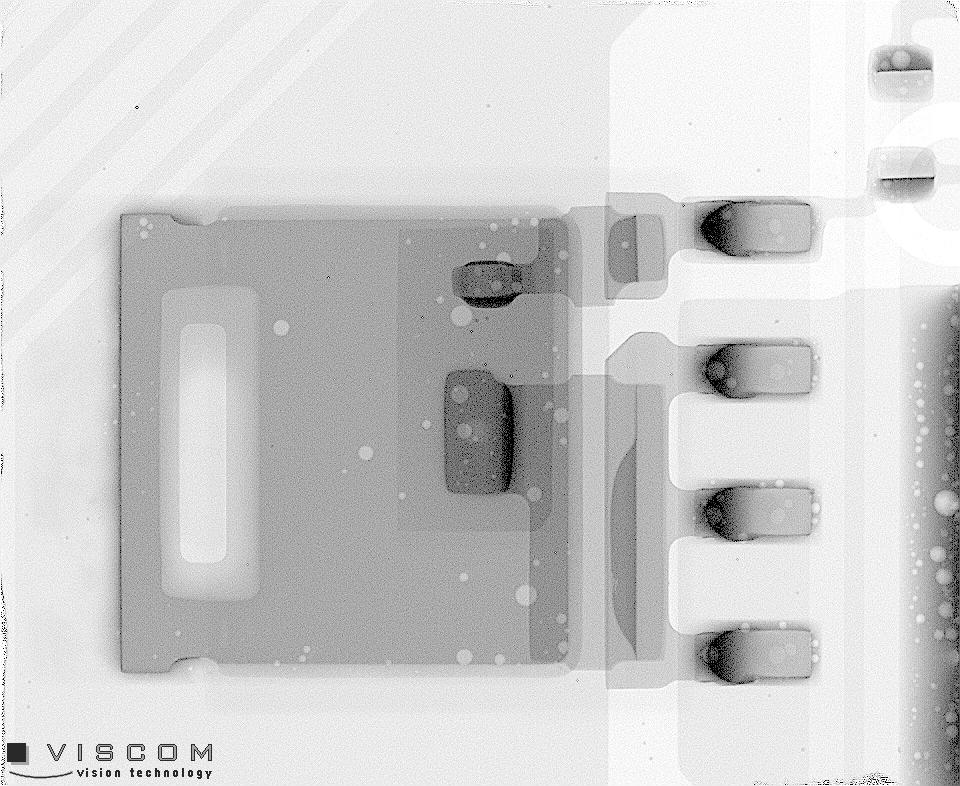
#> input picture images/input/06Q1_bmp.rf.7206198fb9abe1422715d1a1bbd80080.jpg, 960 x 786 px; its folder holds only this picture in this run
$ python -i utils.py   (imports and definitions only)
#> lines starting #> are read from the running program, lines starting #| are printed output that depends on the picture; after the words box and inside, x2 and y2 are one past the last pixel; in counts of white or black regions, pixels touching at a corner belong together
#> further down, picture is the input picture: shape (786, 960); min 0, max 255, mean 206.2
import os
import cv2
import numpy as np
from config import *


def create_directory(path):
    os.makedirs(path, exist_ok=True)

# [5 lines left out: function load_image, not called in this run]

def to_grayscale(image):
    return cv2.cvtColor(image, cv2.COLOR_BGR2GRAY)

def save_image(path, image):
    cv2.imwrite(path, image)


# ---------------------------------------------------------------
# STAGE 1: Solder segmentation
# ---------------------------------------------------------------

def segment_solders(gray):
    blurred = cv2.GaussianBlur(gray, SOLDER_BLUR_KERNEL, 0)
    _, binary = cv2.threshold(blurred, 0, 255, cv2.THRESH_BINARY_INV + cv2.THRESH_OTSU)
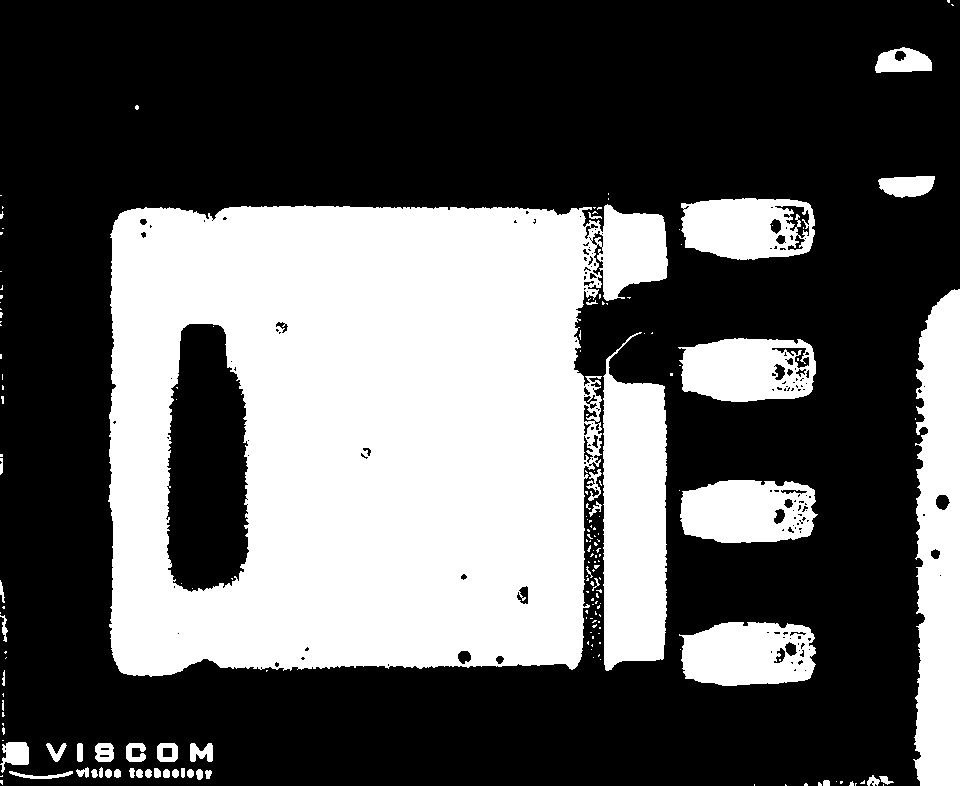
#> binary: shape (786, 960); 36.5% white; 182 white regions (136 under 20 px), largest, box (x1, y1, x2, y2) and area: (108, 204, 668, 677) 204311, (913, 289, 960, 786) 19612, (603, 332, 667, 671) 17550
    kernel = cv2.getStructuringElement(cv2.MORPH_ELLIPSE, SOLDER_MORPH_KERNEL)
    binary = cv2.morphologyEx(binary, cv2.MORPH_CLOSE, kernel, iterations=2)
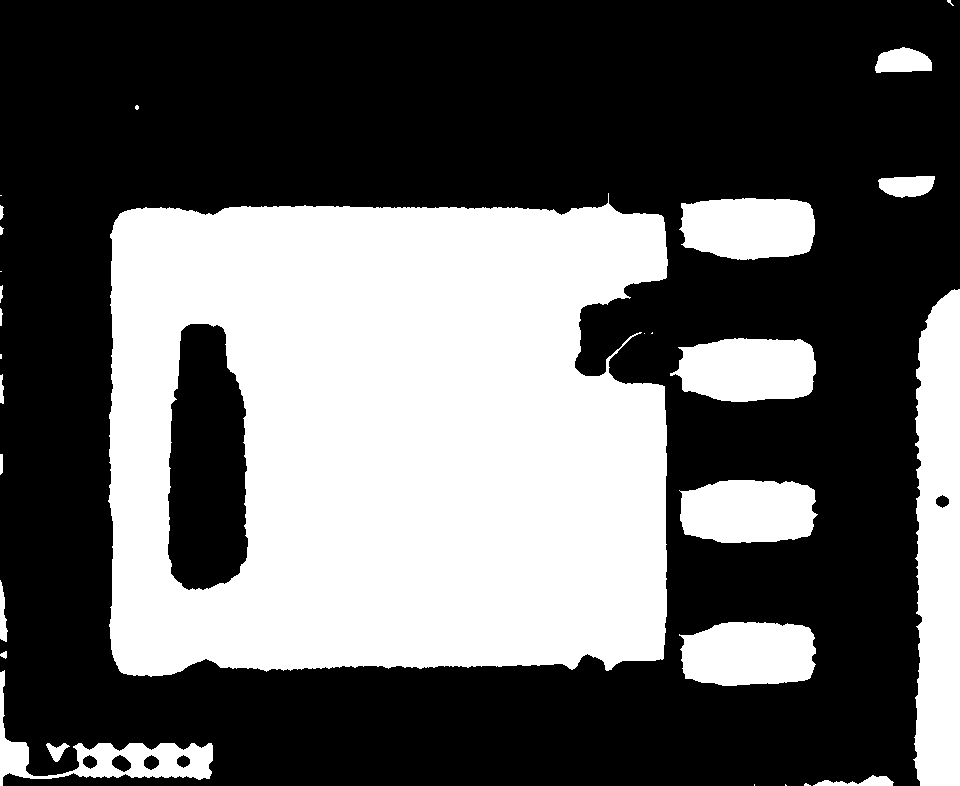
#> binary: shape (786, 960); 38.1% white; 29 white regions (10 under 20 px), largest, box (x1, y1, x2, y2) and area: (108, 193, 668, 677) 229152, (913, 289, 960, 786) 20204, (670, 338, 816, 402) 7596
    binary = cv2.morphologyEx(binary, cv2.MORPH_OPEN, kernel, iterations=1)
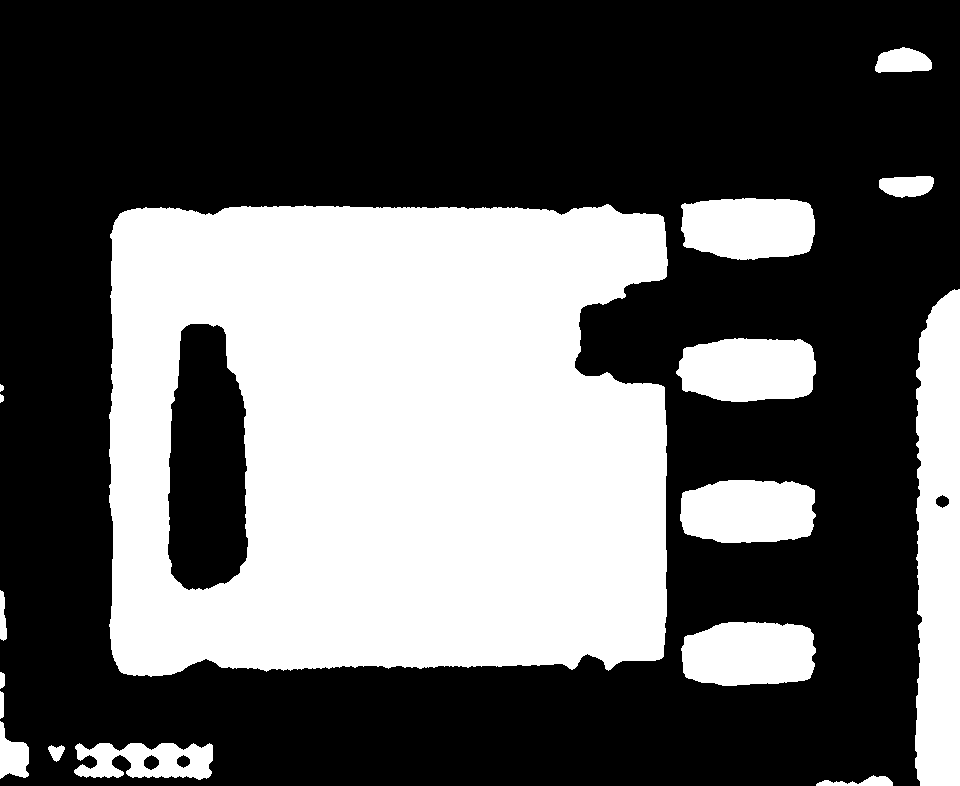
#> binary: shape (786, 960); 38% white; 17 white regions
    contours, _ = cv2.findContours(binary, cv2.RETR_EXTERNAL, cv2.CHAIN_APPROX_SIMPLE)
#> contours = 17 contours, 2 with area under 20; largest, box (x1, y1, x2, y2) and area: (109, 204, 668, 677) 245517, (915, 289, 960, 786) 19756, (676, 338, 816, 402) 7386, (680, 480, 816, 543) 7290, (681, 622, 816, 686) 7280
    img_h, img_w = gray.shape[:2]
#> img_h = 786; img_w = 960
    solders = []
    for c in contours:
        area = cv2.contourArea(c)
        if not (SOLDER_MIN_AREA <= area <= SOLDER_MAX_AREA):
            continue
        x, y, cw, ch = cv2.boundingRect(c)
        touches_border = (x <= BORDER_MARGIN or y <= BORDER_MARGIN or
                          x + cw >= img_w - BORDER_MARGIN or
                          y + ch >= img_h - BORDER_MARGIN)
        if touches_border and area < SOLDER_MIN_AREA_BORDER_TOUCH:
            continue
        if touches_border:
            perimeter = cv2.arcLength(c, True)
            border_circ = (4 * np.pi * area) / (perimeter ** 2) if perimeter > 0 else 0
            if border_circ < SOLDER_MIN_CIRCULARITY_BORDER:
                continue
            tmp2 = np.zeros(gray.shape, dtype=np.uint8)
            cv2.drawContours(tmp2, [c], -1, 255, -1)
            if gray[tmp2 == 255].mean() > 115:
                continue
            _, _, cw2, ch2 = cv2.boundingRect(c)
            aspect = max(cw2, ch2) / (min(cw2, ch2) + 1e-5)
            if aspect > SOLDER_MAX_ASPECT_BORDER:
                continue
        spans_full_extent = (ch >= BORDER_SPAN_FRACTION * img_h or cw >= BORDER_SPAN_FRACTION * img_w)
        if touches_border and spans_full_extent:
            continue
        hull = cv2.convexHull(c)
        hull_area = cv2.contourArea(hull)
        solidity = area / hull_area if hull_area > 0 else 0
        if solidity < SOLDER_MIN_SOLIDITY:
            continue
        tmp = np.zeros(gray.shape, dtype=np.uint8)
        cv2.drawContours(tmp, [c], -1, 255, -1)
        roi_pixels = gray[tmp == 255]
        mean_val = roi_pixels.mean()
        bright_ratio = np.sum(roi_pixels > 200) / roi_pixels.size
        if mean_val > SOLDER_MAX_MEAN_BRIGHTNESS or bright_ratio > SOLDER_BRIGHT_PIXEL_RATIO:
            continue
        solders.append(c)
#> this loop made 17 passes
#> (area, x, y, cw, ch, touches_border, perimeter, border_circ) on pass 13: (19756, 915, 289, 45, 497, True, 1099.5, 0.205)
#> (area, x, y, cw, ch, touches_border, spans_full_extent, hull_area) on passes 7, 9, 12, 14, 15, 16: (7280, 681, 622, 135, 64, False, False, 7518), (7290.5, 680, 480, 136, 63, False, False, 7523.5), (7385.5, 676, 338, 140, 64, False, False, 7671.5), (245517, 109, 204, 559, 473, False, True, 259441.5), (7027, 681, 198, 134, 62, False, False, 7252.5), (891.5, 879, 176, 55, 22, False, False, 931)
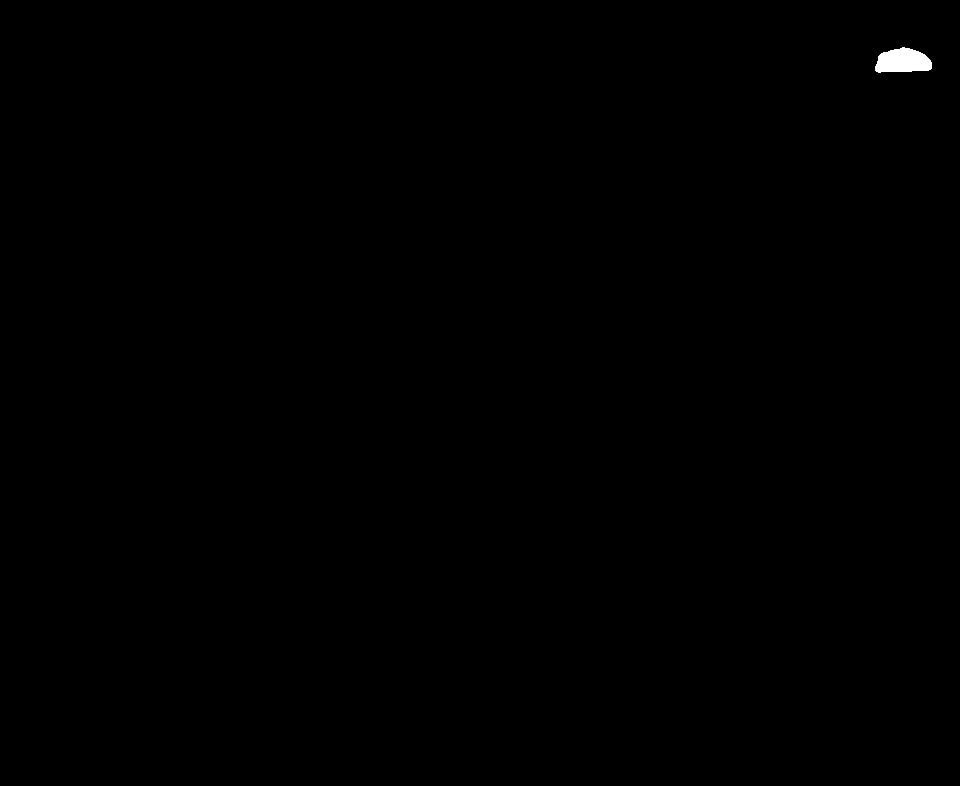
#> tmp: shape (786, 960); 0.15% white; 1 white region
#> after the loop, solders = 7 contours; box (x1, y1, x2, y2) and area: (109, 204, 668, 677) 245517, (676, 338, 816, 402) 7386, (680, 480, 816, 543) 7290, (681, 622, 816, 686) 7280, (681, 198, 815, 260) 7027, (875, 47, 932, 73) 1046, (879, 176, 934, 198) 892
    return solders, binary


# [168 lines left out: functions classify_solder, stretch_contrast, _tophat_kernel_for, find_voids_in_solder, draw_results, build_void_mask, not called in this run]

>>> import cv2
>>> picture = cv2.imread('../images/input/06Q1_bmp.rf.7206198fb9abe1422715d1a1bbd80080.jpg', cv2.IMREAD_GRAYSCALE)
>>> result = segment_solders(picture)

$ run again, on images/input/07U1_bmp.rf.6ba0841ac79b15df4ce5dd25c9c6244f.jpg
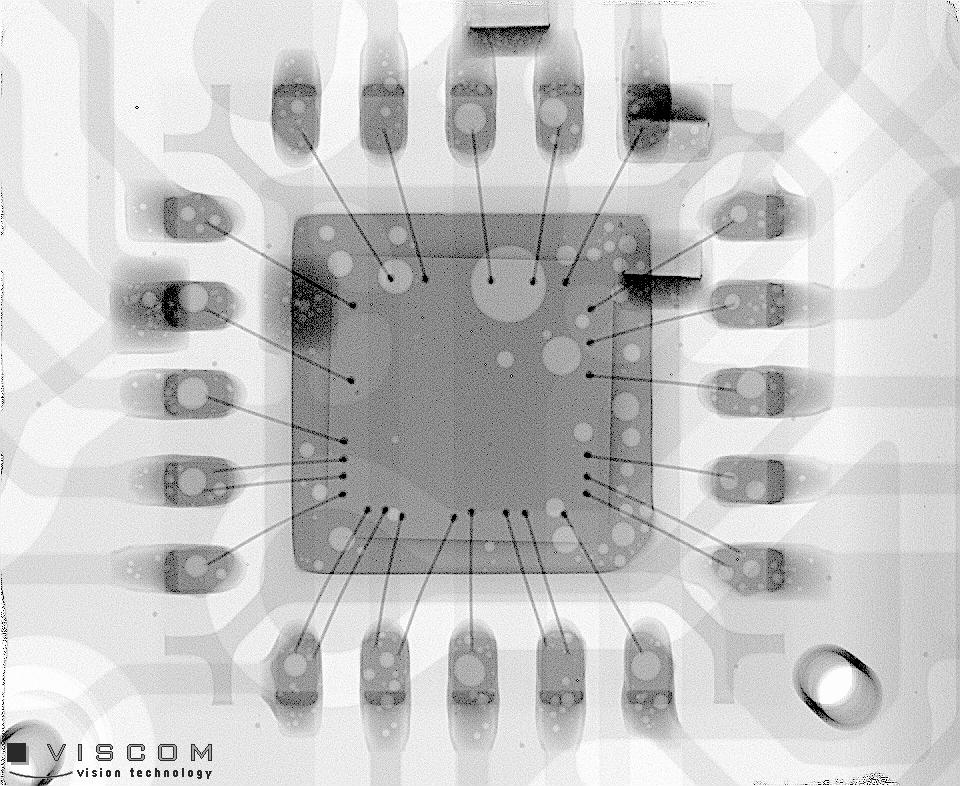
#> input picture images/input/07U1_bmp.rf.6ba0841ac79b15df4ce5dd25c9c6244f.jpg, 960 x 786 px
#> picture is the input picture: shape (786, 960); min 0, max 255, mean 199.4
#> in segment_solders, `binary = cv2.morphologyEx(binary, cv2.MORPH_OPEN, kernel, iterations=1)`:
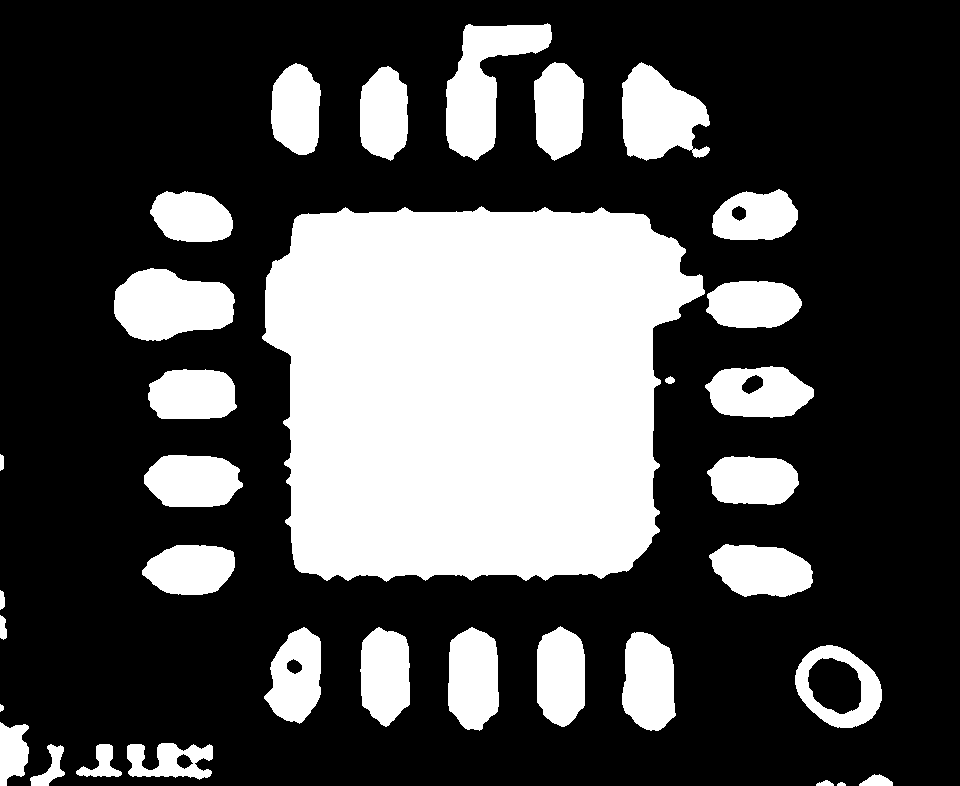
#> binary: shape (786, 960); 30.5% white; 34 white regions
#> contours = 34 contours, 2 with area under 20; largest, box (x1, y1, x2, y2) and area: (262, 206, 705, 582) 136168, (446, 23, 552, 161) 6630, (114, 268, 235, 341) 6360, (622, 62, 710, 161) 5664, (795, 645, 882, 728) 5212
#> the loop in segment_solders, `for c in contours:` made 34 passes
#> (area, x, y, cw, ch, touches_border, hull_area, solidity) on passes 9, 10, 11, 12, 13, 14, 17, 18: (5212.5, 795, 645, 87, 83, False, 5277, 0.988), (4136, 622, 632, 54, 99, False, 4296, 0.963), (4236.5, 448, 627, 51, 104, False, 4364.5, 0.971), (3878, 360, 627, 50, 100, False, 3998, 0.97), (3790.5, 264, 627, 57, 97, False, 3996, 0.949), (3914.5, 537, 626, 48, 101, False, 3978.5, 0.984), (3544, 142, 545, 93, 50, False, 3619.5, 0.979), (4060, 709, 544, 104, 53, False, 4239, 0.958)
#> after the loop in segment_solders, `for c in contours:`:
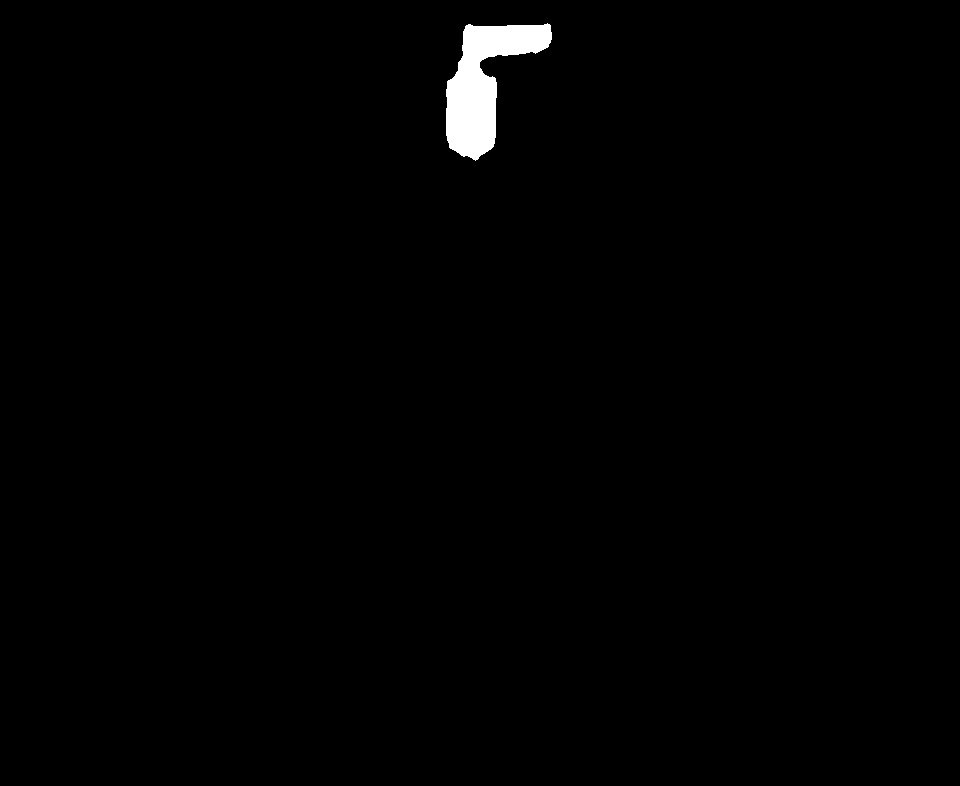
#> tmp: shape (786, 960); 0.91% white; 1 white region
#> after the loop in segment_solders, `for c in contours:`: solders = 21 contours; largest, box (x1, y1, x2, y2) and area: (262, 206, 705, 582) 136168, (446, 23, 552, 161) 6630, (114, 268, 235, 341) 6360, (622, 62, 710, 161) 5664, (448, 627, 499, 731) 4236
